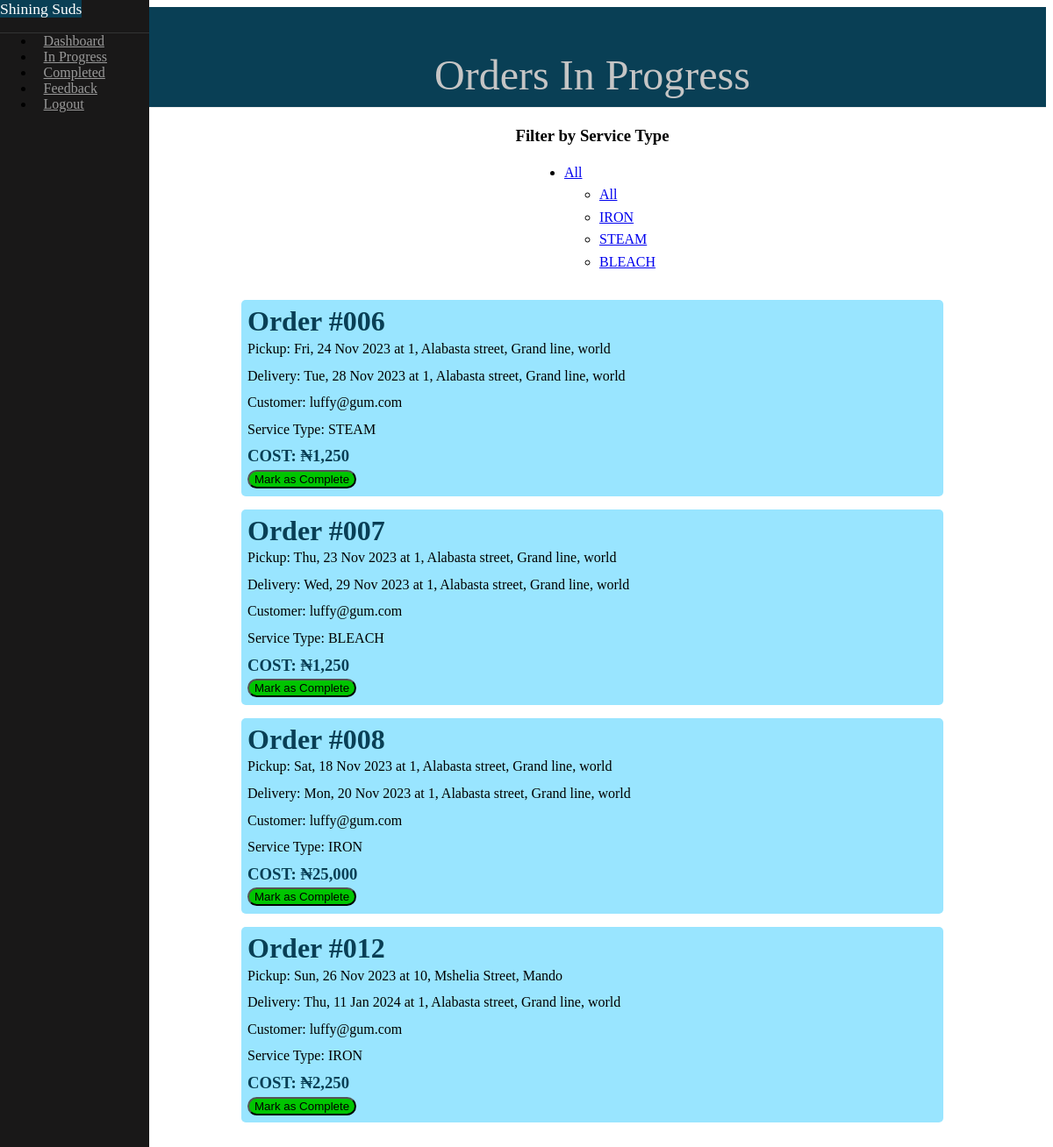
Page /admin/inprogress (signed in) on the committed database.
### laundry/models.py (models this page shows, shortened)
class Order(db.Model):
    __tablename__ = 'orders'
    id = db.Column(db.Integer, primary_key=True, index=True)
    amount = db.Column(db.Integer, nullable=False)
    clothes_count = db.Column(db.Integer, nullable=False)
    status = db.Column(db.BOOLEAN, default=False)
    service_type = db.Column(db.String, default='WASH & IRON')
    message = db.Column(db.Integer, nullable=True)
    created = db.Column(db.DateTime, default=datetime.datetime.now())
    pickup_date = db.Column(db.DateTime, nullable=False)
    delivery_date = db.Column(db.DateTime, nullable=False)
    pickup_addr = db.Column(db.String, nullable=False)
    delivery_addr = db.Column(db.String, nullable=False)
    user_id = db.Column(db.Integer, db.ForeignKey('users.id', name='fk_user_id'))
    user = db.relationship("User", uselist=False, backref="orders")

class User(db.Model, UserMixin):
    __tablename__ = 'users'
    id = db.Column(db.Integer, primary_key=True, index=True)
    name = db.Column(db.String, nullable=False)
    email = db.Column(db.String, unique=True, index=True, nullable=False)
    hashed_password = db.Column(db.String, nullable=False)
    is_active = db.Column(db.Boolean(), default=True)
    is_superuser = db.Column(db.Boolean(), default=False)
    phone = db.Column(db.String())
    address = db.Column(db.String())
    @property
    def password(self) -> AttributeError:
        return {'lol': 'nice try'}
    def get(index: str | int) -> Query | None:
        return User.query.get(index) or User.query.filter_by(email=index).first()

### laundry/admin/views.py (the view)
@admin.route('/inprogress')
@login_required
def inprogress():
    orders = Order.query.filter_by(status=False).all()
    types = {order.service_type for order in orders}
    return render_template('admin/inprogress.html', User=User, orders=orders, types=types)

### laundry/models.py (called while the page is built)
@login_manager.user_loader
def load_user(id):
    return User.get(id)

### laundry/templates/admin/inprogress.html (shortened to what this page needs)
{% extends "shared/base.html" %}
{% block content %}
<div id="main">
    <div class="header">
        <h1>Orders In Progress</h1>
    </div>
    <div class="content">
        <h3 class="center" style="margin-bottom: 0;">Filter by Service Type</h3>
        <div class="pure-menu pure-menu-horizontal filter">
            <ul class="pure-menu-list">
                <li class="pure-menu-item pure-menu-has-children pure-menu-allow-hover">
                    <a href="#" id="menuLink1" class="pure-menu-link">{{ service_type or 'All' }}</a>
                    <ul class="pure-menu-children">
                        <li class="pure-menu-item">
                            <a href="{{ url_for('.inprogress') }}" class="pure-menu-link">All</a>
                        </li>
                        {% for service_type in types %}
                        <li class="pure-menu-item">
                            <a href="{{ url_for('.inprogress_filt', service_type=service_type) }}" class="pure-menu-link">{{ service_type }}</a>
                        </li>
                        {% endfor %}
                    </ul>
                </li>
            </ul>
        </div>
        <div class="pure-g">
            {% for order in orders %}
            <div class="pure-u-1 order">
                <form method="post" class="pure-form" action="{{ url_for('.complete_order', id=order.id) }}">
                    <h1>Order #{{ '{:03d}'.format(order.id) }}</h1>
                    <p>Pickup: {{ order.pickup_date.strftime('%a, %d %b %Y') }} at {{ order.pickup_addr }}</p>
                    <p>Delivery: {{ order.delivery_date.strftime('%a, %d %b %Y') }} at {{ order.delivery_addr }}</p>
                    <p>Customer: {{ User.get(order.user_id).email }}</p>
                    <p>Service Type: {{ order.service_type }}</p>
                    <h3>COST: {{ '₦{:,}'.format(order.amount) }}</h3>
                    <div class="pure-controls">
                        <input type="submit" class="submit pure-button pure-button-primary" value="Mark as Complete">
                    </div>
                </form>
            </div>
            {% endfor %}
        </div>
    </div>
</div>
{% endblock %}

### laundry/static/css/pure-custom.css (style rules this page uses)
body { color: #000000; }
.content { margin: 0 auto; padding: 0 2em; max-width: 800px; margin-bottom: 50px; line-height: 1.6em; }
.header { margin: 0; color: #333; text-align: center; padding: 2.5em 2em 0; border-bottom: 1px solid #eee; background-color: rgb(9, 63, 85); font-family: Georgia, 'Times New Roman', Times, serif; }
.header h1 { margin: 0.2em 0; font-size: 3em; font-weight: 300; color: #c5c5c5; }
@media (min-width: 48em) { .header, .content { padding-left: 2em; padding-right: 2em; } }

### laundry/static/css/my_custom.css (style rules this page uses)
.center { display: flex; align-items: center; justify-content: center; }
.filter { display: flex; justify-content: center; }
a.submit, .submit { background-color: rgb(0, 197, 0); border-radius: 40px; cursor: pointer; font-family: 'Trebuchet MS', 'Lucida Sans Unicode', 'Lucida Grande', 'Lucida Sans', Arial, sans-serif; }
::placeholder { color: rgb(9, 63, 85); opacity: 0.7; }
.order { margin: 15px auto 10px auto; background-color: rgb(153, 229, 255); padding: 7px; border-radius: 5px; }
.order h1, .order h3, .order h4 { color: rgb(9, 63, 85); }
.order h1, .order p, .order h3, .order h4 { margin-bottom: 0; margin-top: 5px; }

### rows in the picture
Order: service_type "IRON", id "008", pickup_date "Sat, 18 Nov 2023", pickup_addr "1, Alabasta street, Grand line, world", delivery_date "Mon, 20 Nov 2023", delivery_addr "1, Alabasta street, Grand line, world", amount "₦25,000"
Order: service_type "STEAM", id "006", pickup_date "Fri, 24 Nov 2023", pickup_addr "1, Alabasta street, Grand line, world", delivery_date "Tue, 28 Nov 2023", delivery_addr "1, Alabasta street, Grand line, world", amount "₦1,250"
Order: service_type "BLEACH", id "007", pickup_date "Thu, 23 Nov 2023", pickup_addr "1, Alabasta street, Grand line, world", delivery_date "Wed, 29 Nov 2023", delivery_addr "1, Alabasta street, Grand line, world", amount "₦1,250"
User: get "luffy@gum.com"
Order: id "012", pickup_date "Sun, 26 Nov 2023", pickup_addr "10, Mshelia Street, Mando", delivery_date "Thu, 11 Jan 2024", delivery_addr "1, Alabasta street, Grand line, world", service_type "IRON", amount "₦2,250"

### other values in the picture
{{ service_type or 'All' }} "All"
